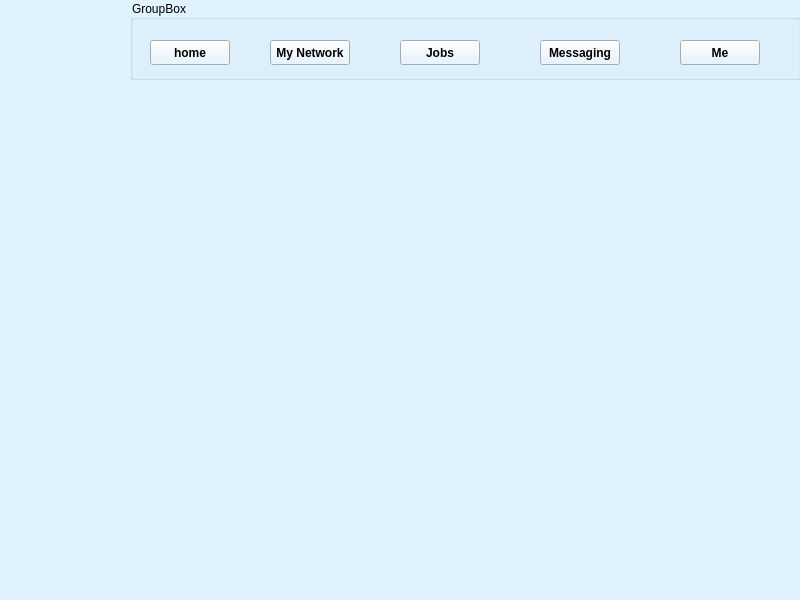
<?xml version="1.0" encoding="UTF-8"?>
<ui version="4.0">
 <class>Me</class>
 <widget class="QMainWindow" name="Me">
  <property name="geometry">
   <rect>
    <x>0</x>
    <y>0</y>
    <width>800</width>
    <height>600</height>
   </rect>
  </property>
  <property name="windowTitle">
   <string>MainWindow</string>
  </property>
  <property name="styleSheet">
   <string notr="true">color: rgb(0, 0, 0);
background-color: rgb(225, 242, 255);</string>
  </property>
  <widget class="QWidget" name="centralwidget">
   <widget class="QGroupBox" name="groupBox">
    <property name="geometry">
     <rect>
      <x>130</x>
      <y>0</y>
      <width>671</width>
      <height>80</height>
     </rect>
    </property>
    <property name="title">
     <string>GroupBox</string>
    </property>
    <widget class="QPushButton" name="homePushButton">
     <property name="geometry">
      <rect>
       <x>20</x>
       <y>40</y>
       <width>80</width>
       <height>25</height>
      </rect>
     </property>
     <property name="font">
      <font>
       <weight>75</weight>
       <bold>true</bold>
      </font>
     </property>
     <property name="text">
      <string>home</string>
     </property>
    </widget>
    <widget class="QPushButton" name="pushButton_2">
     <property name="geometry">
      <rect>
       <x>140</x>
       <y>40</y>
       <width>80</width>
       <height>25</height>
      </rect>
     </property>
     <property name="font">
      <font>
       <weight>75</weight>
       <italic>false</italic>
       <bold>true</bold>
      </font>
     </property>
     <property name="text">
      <string>My Network</string>
     </property>
    </widget>
    <widget class="QPushButton" name="pushButton_3">
     <property name="geometry">
      <rect>
       <x>270</x>
       <y>40</y>
       <width>80</width>
       <height>25</height>
      </rect>
     </property>
     <property name="font">
      <font>
       <weight>75</weight>
       <bold>true</bold>
      </font>
     </property>
     <property name="text">
      <string>Jobs</string>
     </property>
    </widget>
    <widget class="QPushButton" name="pushButton_4">
     <property name="geometry">
      <rect>
       <x>410</x>
       <y>40</y>
       <width>80</width>
       <height>25</height>
      </rect>
     </property>
     <property name="font">
      <font>
       <weight>75</weight>
       <bold>true</bold>
      </font>
     </property>
     <property name="text">
      <string>Messaging</string>
     </property>
    </widget>
    <widget class="QPushButton" name="pushButton_5">
     <property name="geometry">
      <rect>
       <x>550</x>
       <y>40</y>
       <width>80</width>
       <height>25</height>
      </rect>
     </property>
     <property name="font">
      <font>
       <weight>75</weight>
       <bold>true</bold>
      </font>
     </property>
     <property name="text">
      <string>Me</string>
     </property>
    </widget>
   </widget>
  </widget>
  <widget class="QMenuBar" name="menubar">
   <property name="geometry">
    <rect>
     <x>0</x>
     <y>0</y>
     <width>800</width>
     <height>25</height>
    </rect>
   </property>
  </widget>
  <widget class="QStatusBar" name="statusbar"/>
 </widget>
 <resources/>
 <connections/>
</ui>
